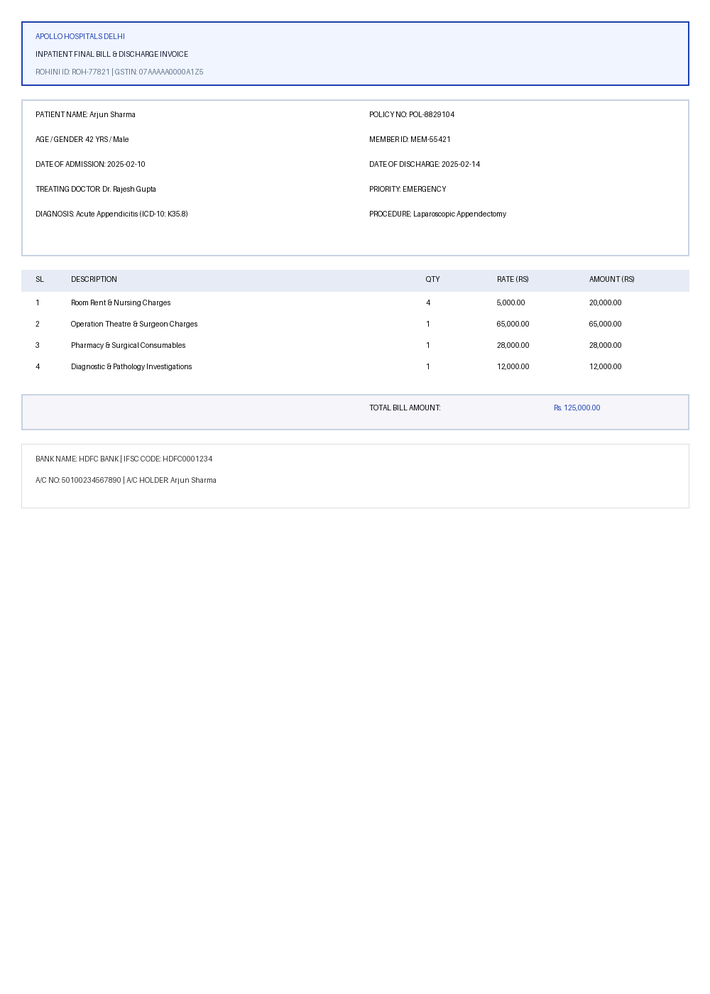
#> input picture data/benchmark/bench_clean_0.png, 710 x 994 px, shrunk from 1000 x 1400 before the run
$ python -i enhancement.py   (imports and definitions only)
#> lines starting #> are read from the running program, lines starting #| are printed output that depends on the picture
#> further down, picture is the input picture: shape (994, 710, 3); mean B, G, R 252.4, 251, 250.5
import cv2
import numpy as np

class ImageEnhancer:
    @staticmethod
    def apply_clahe(image: np.ndarray, clip_limit: float = 2.0, tile_grid_size: tuple = (8, 8)) -> np.ndarray:
        """
        Applies Contrast Limited Adaptive Histogram Equalization.
        Enhances local contrast without over-amplifying noise.
        """
        clahe = cv2.createCLAHE(clipLimit=clip_limit, tileGridSize=tile_grid_size)
        if len(image.shape) == 3:
            lab = cv2.cvtColor(image, cv2.COLOR_BGR2LAB)
            lab[:, :, 0] = clahe.apply(lab[:, :, 0])
            return cv2.cvtColor(lab, cv2.COLOR_LAB2BGR)
        else:
            return clahe.apply(image)

    @staticmethod
    def normalize_illumination(image: np.ndarray) -> np.ndarray:
        """
        Normalizes uneven lighting and shadow using morphological background estimation and division.
        """
        is_color = len(image.shape) == 3
#> is_color = True
        gray = cv2.cvtColor(image, cv2.COLOR_BGR2GRAY) if is_color else image

        # Morphological closing with large structuring element to approximate uneven background illumination
        kernel = cv2.getStructuringElement(cv2.MORPH_RECT, (41, 41))
        background = cv2.morphologyEx(gray, cv2.MORPH_CLOSE, kernel)
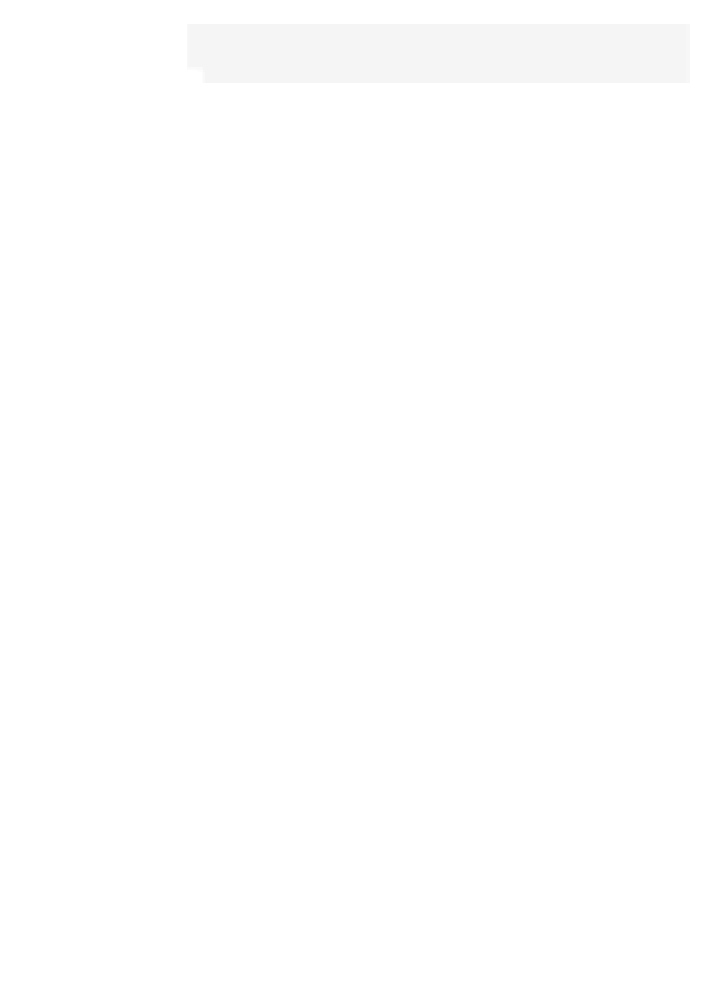
#> background: shape (994, 710); min 245, max 255, mean 254.6

        # Background division: (image / background) * 255
        divided = np.float32(gray) / (np.float32(background) + 1.0)
        norm_gray = np.clip(divided * 255.0, 0, 255).astype(np.uint8)

        if is_color:
            # Reconstruct color by applying illumination correction ratio to V channel in HSV
            hsv = cv2.cvtColor(image, cv2.COLOR_BGR2HSV)
#> hsv: shape (994, 710, 3); mean H, S, V 14.1, 2.2, 252.4
            hsv[:, :, 2] = norm_gray
#> hsv: shape (994, 710, 3); mean H, S, V 14.1, 2.2, 250.4
            return cv2.cvtColor(hsv, cv2.COLOR_HSV2BGR)

        return norm_gray

    @staticmethod
    def denoise(image: np.ndarray, strength: float = 5.0) -> np.ndarray:
        """
        Applies bilateral filtering to suppress noise while keeping text boundaries sharp.
        """
        d = 7
        sigma_color = strength * 5.0
        sigma_space = strength * 5.0
        return cv2.bilateralFilter(image, d, sigma_color, sigma_space)

    @staticmethod
    def binarize_adaptive(image: np.ndarray) -> np.ndarray:
        """
        Adaptive Gaussian thresholding for high-contrast character segmentation.
        """
        gray = cv2.cvtColor(image, cv2.COLOR_BGR2GRAY) if len(image.shape) == 3 else image
        return cv2.adaptiveThreshold(
            gray, 255, cv2.ADAPTIVE_THRESH_GAUSSIAN_C, cv2.THRESH_BINARY, 21, 10
        )

>>> import cv2
>>> picture = cv2.imread('../../data/benchmark/bench_clean_0.png')
>>> result = ImageEnhancer().normalize_illumination(picture)
